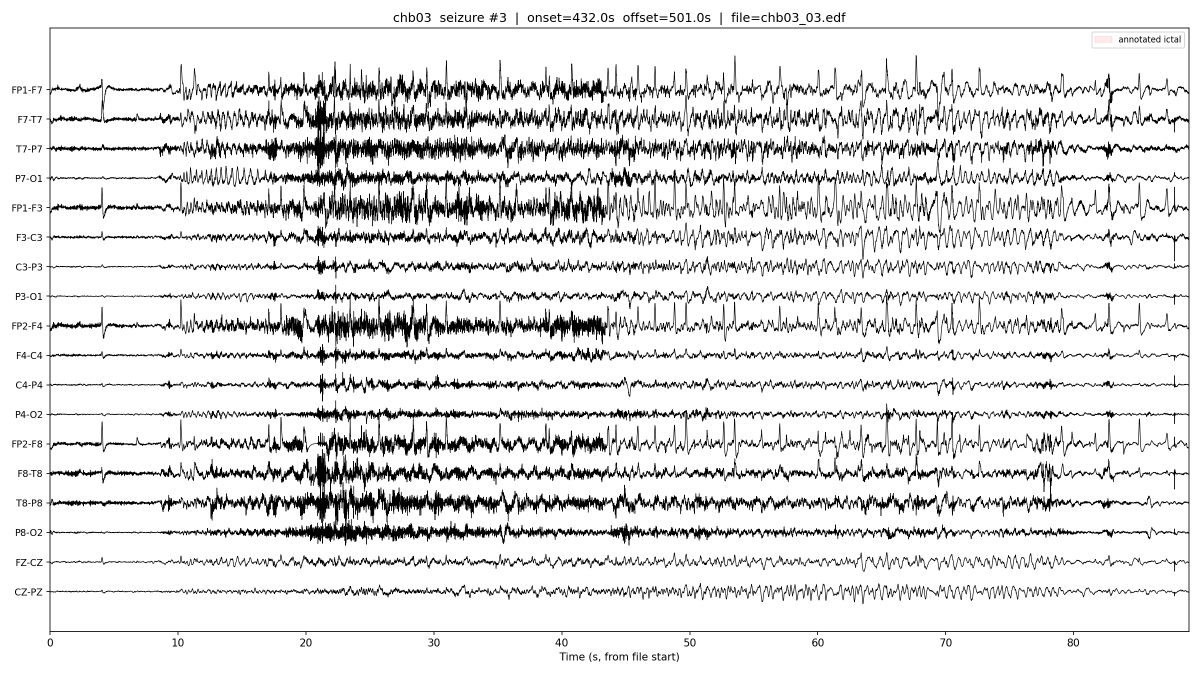
#> input picture seizure_segments/chb03_sz03.png, 2400 x 1350 px, given in place of chb03_sz04.png.png, which was not available (shown at 1/2 size)
$ python slides__gen__v5__sheet5.py ../../../seizure_segments/chb03_sz03.png ../../../seizure_segments/chb03_sz04.png
#> lines starting #> are read from the running program, lines starting #| are printed output that depends on the picture
import sys, os
from PIL import Image, ImageDraw
ids = sys.argv[2].split(","); out = sys.argv[1]
W, H = 960, 540
sh = Image.new("RGB", (W * 2 + 10, H * ((len(ids) + 1) // 2) + 10 * ((len(ids) + 1) // 2)), "#888")
#> sh: PIL image 1930x550 RGB; every value is 136
for j, k in enumerate(ids):
    im = Image.open(f"preview/{k}.png").convert("RGB").resize((W, H))
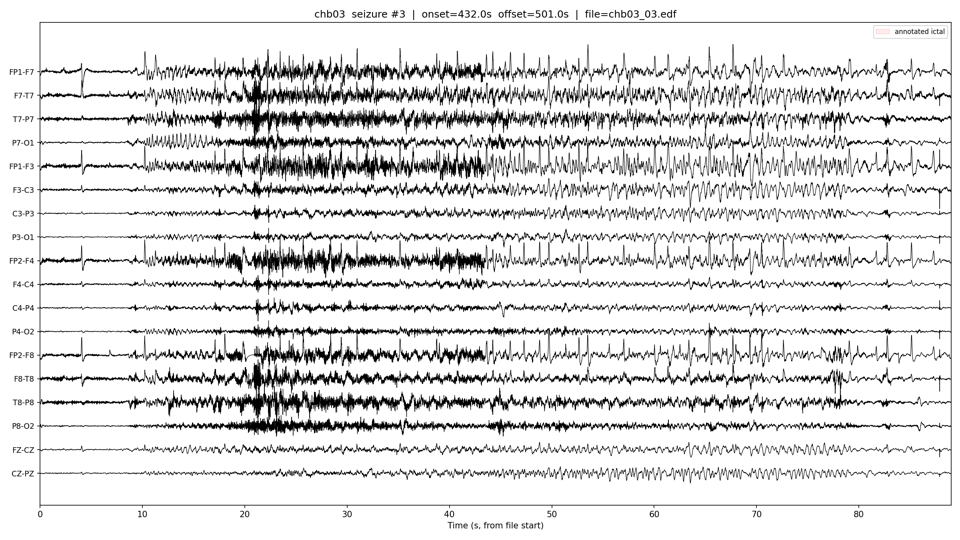
#> im: PIL image 960x540 RGB; mean R, G, B 223.4, 223.4, 223.4
    d = ImageDraw.Draw(im); d.rectangle([0, 0, 50, 18], fill="yellow"); d.text((3, 3), k, fill="black")
    sh.paste(im, ((j % 2) * (W + 10), (j // 2) * (H + 10)))
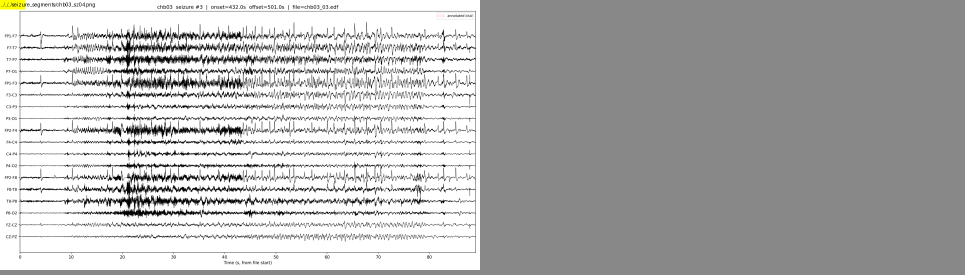
#> sh: PIL image 1930x550 RGB (shown at 1/2 size); mean R, G, B 178.6, 178.6, 178.4
sh.save(out)

$ run again, on seizure_segments/chb03_sz04.png
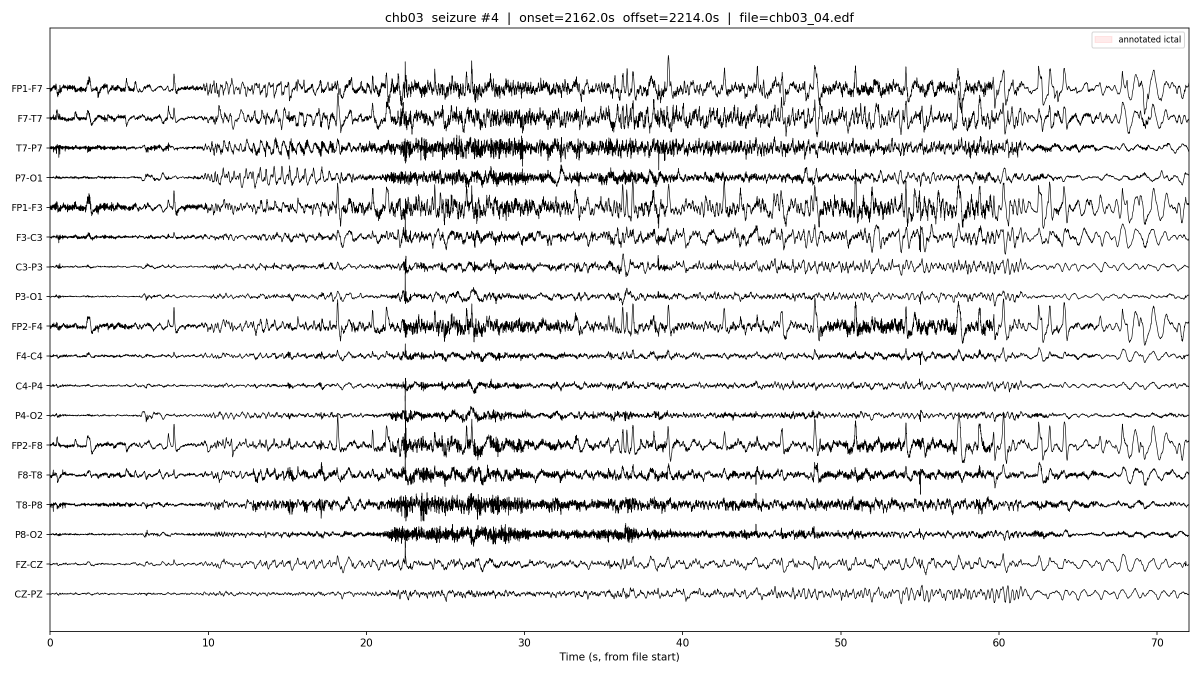
#> input picture seizure_segments/chb03_sz04.png, 2400 x 1350 px, given in place of chb03_sz04.png.png, which was not available (shown at 1/2 size)
#> `im = Image.open(f"preview/{k}.png").convert("RGB").resize((W, H))`:
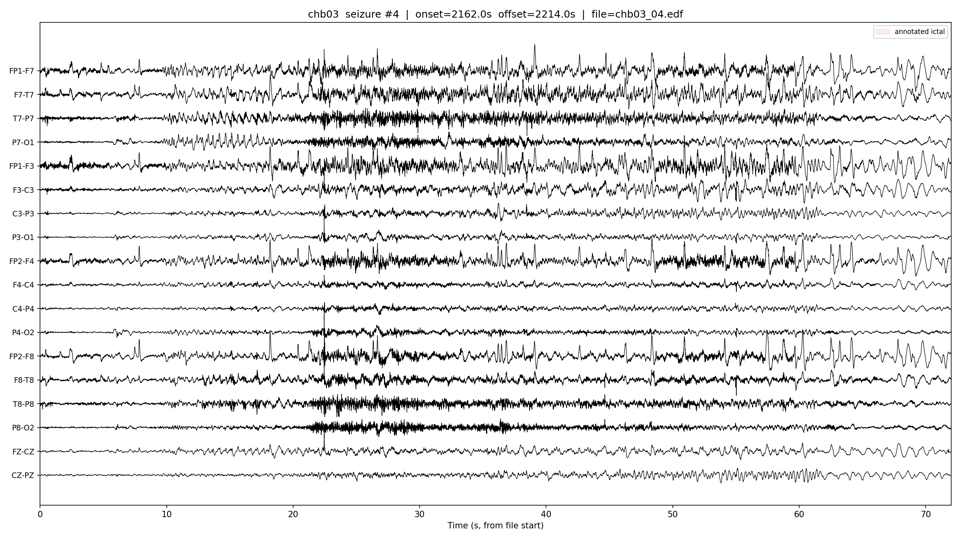
#> im: PIL image 960x540 RGB; mean R, G, B 230.5, 230.5, 230.5
#> `sh.paste(im, ((j % 2) * (W + 10), (j // 2) * (H + 10)))`:
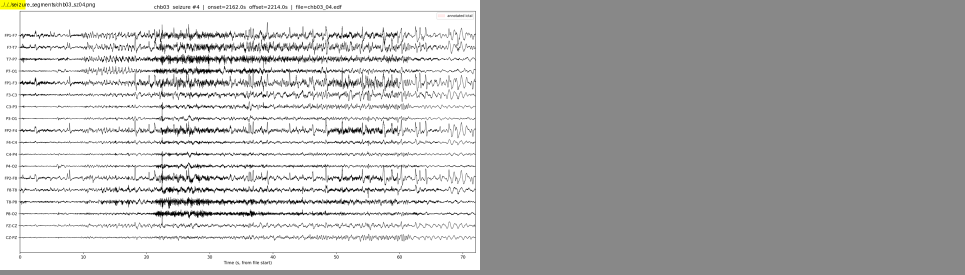
#> sh: PIL image 1930x550 RGB (shown at 1/2 size); mean R, G, B 182.1, 182.1, 181.8

$ run again, on seizure_segments/chb03_sz05.png
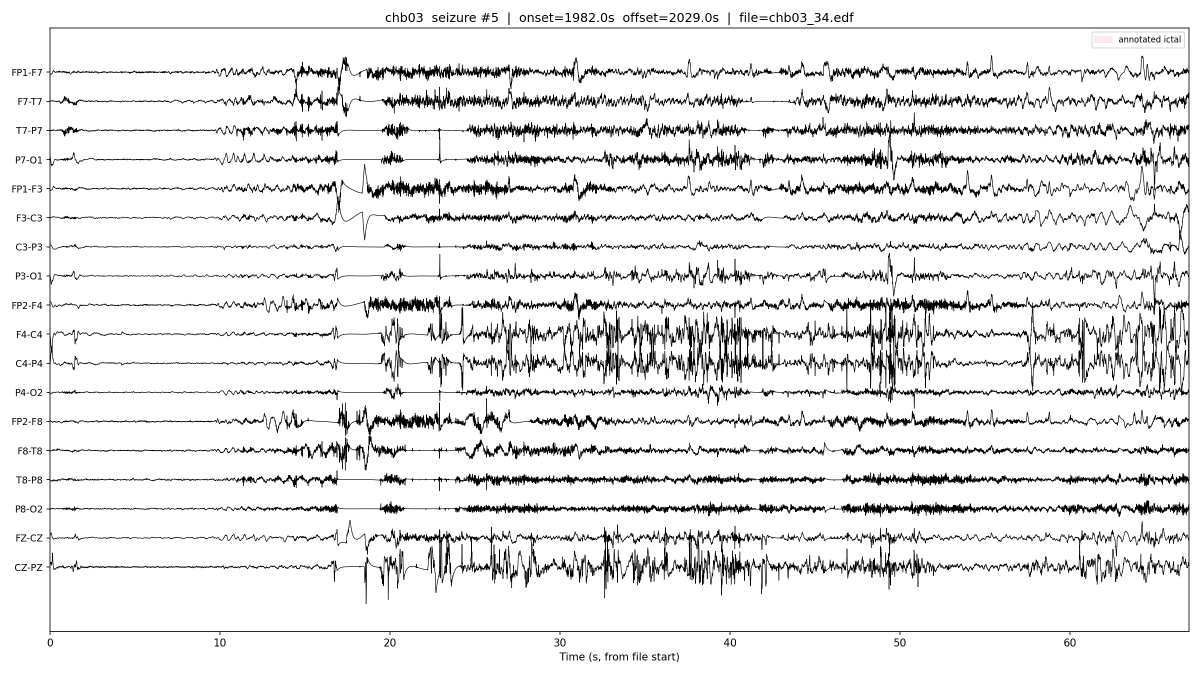
#> input picture seizure_segments/chb03_sz05.png, 2400 x 1350 px, given in place of chb03_sz05.png.png, which was not available (shown at 1/2 size)
#> `im = Image.open(f"preview/{k}.png").convert("RGB").resize((W, H))`:
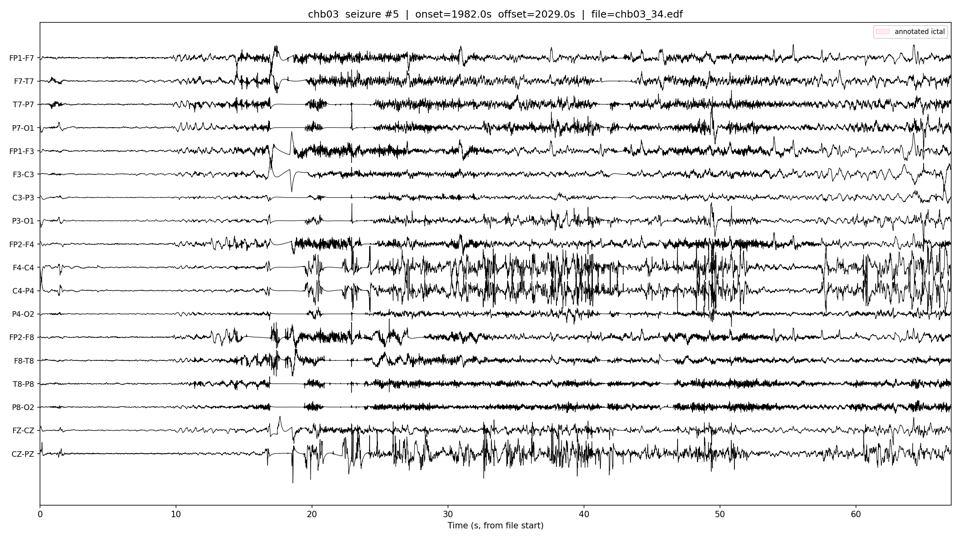
#> im: PIL image 960x540 RGB; mean R, G, B 230.8, 230.8, 230.8
#> `sh.paste(im, ((j % 2) * (W + 10), (j // 2) * (H + 10)))`:
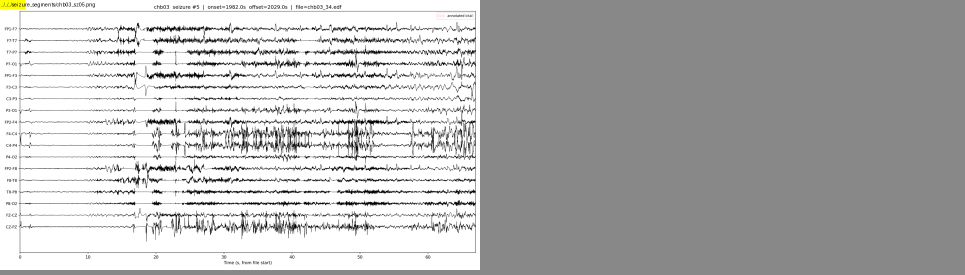
#> sh: PIL image 1930x550 RGB (shown at 1/2 size); mean R, G, B 182.2, 182.2, 182
